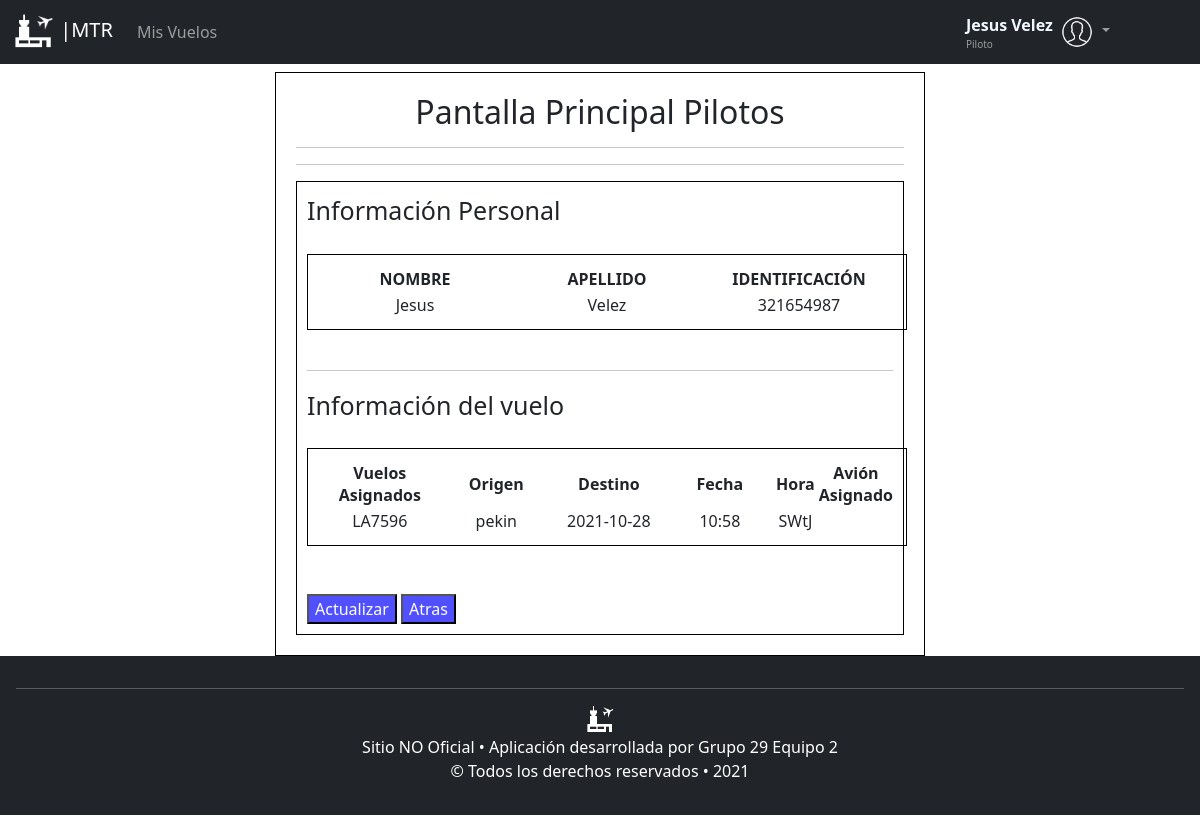
/vistapiloto (signed in), run on an earlier commit of the app's database.
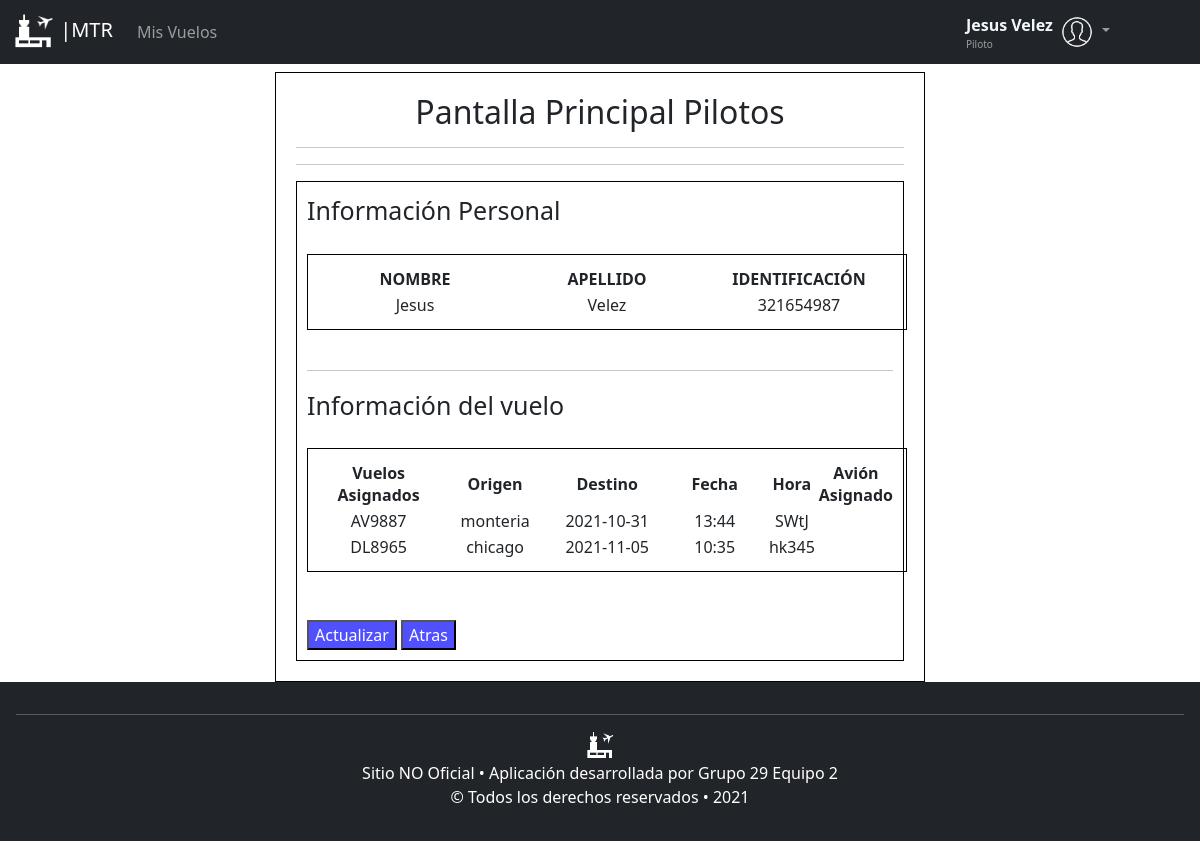
And on a later commit of the database.
### tables this page shows
CREATE TABLE vuelos (codigo VARCHAR (8) PRIMARY KEY, fecha DATE NOT NULL, hora TIME NOT NULL, destino VARCHAR (45) NOT NULL REFERENCES ciudades (nombre_ciudad), avion VARCHAR (45) NOT NULL REFERENCES aviones (matricula) ON UPDATE CASCADE, piloto VARCHAR (100) NOT NULL REFERENCES personas (correo) ON UPDATE CASCADE, puerta INTEGER NOT NULL);

### app.py (the view)
@app.route('/vistapiloto')
@login_required
def vistaPiloto():
    if g.user[5]==2:
        db = get_db()
        todos = []
        vuelosAsig = db.execute(
            'SELECT codigo,destino,fecha,hora,avion FROM vuelos WHERE piloto = ?',(g.user[0],)
        ).fetchall()
        print(vuelosAsig)
        usuario = db.execute(
            'SELECT * FROM personas WHERE correo = ?',(g.user[3],)
        ).fetchone()
        return render_template('vistapiloto.html', piloto=usuario, vuelos=vuelosAsig)
    else:
        return render_template('consultas.html')

### app.py (called while the page is built)
@app.before_request
def load_logged_in_user():
    print("Entre al before request :)")
    user_id = session.get('user_id')
    if(user_id is None):
        g.user = None
    else:
        g.user = get_db().execute(
            'SELECT * FROM personas WHERE correo = ?', (user_id,)
        ).fetchone()

def login_required(view):
    @functools.wraps(view)
    def wrapped_view(**kwargs):
        if g.user is None:
            return redirect(url_for('login'))
        return view(**kwargs)
    return wrapped_view

### db.py (called while the page is built)
def get_db():
    try:
        if 'db' not in g:
            g.db=sqlite3.connect('aeropuerto.db')
        return g.db
    except Error:
        print(Error)

### templates/vistapiloto.html
<link rel="stylesheet" type="text/css" href="/static/css/estiloPiloto.css">
{% extends "layout.html" %}
{% block contenido %}
<form>
  <h2> Pantalla Principal Pilotos </h2>
  <hr>
  <hr>
  <div class="sele">
    <label class="label">Información Personal</label>
    <br><br>
    <table class="tablas">
      <tr>
        <th>NOMBRE</th>
        <th>APELLIDO</th>
        <th>IDENTIFICACIÓN</th>
      <tr>
        {% if piloto %}
        <td>{{ piloto[0] }}</td>
        <td>{{ piloto[1] }}</td>
        <td>{{ piloto[2] }}</td>
        {%endif%}
      </tr>
    </table>
    <br>
    <hr>
    <div>
      <label class="label">Información del vuelo</label>
      <br><br>
      <table class="tablas">
        <tr>
          <th>Vuelos Asignados</th>
          <th>Origen</th>
          <th>Destino</th>
          <th>Fecha</th>
          <th>Hora</th>
          <th>Avión Asignado</th>
        </tr>
        {% for i in vuelos %}
        <tr>
          {% for a in i %}
          <td>{%print(a)%}</td>
          {% endfor %}
        </tr>
        {% endfor %}
      </table>
    </div>
    <br>
    <br>
    <button type="submit" id="boton" name="Actualizar">Actualizar</button>
    <button type="submit" id="boton" name="Atras">Atras</button>
  </div>
</form>
{% endblock %}

What changed in the data, as far as the page shows it:
no longer on this page (row edited): vuelos: codigo "LA7596", destino "pekin", fecha "2021-10-28", hora "10:58", avion "SWtJ"
now on this page (row edited): vuelos: codigo "AV9887", destino "monteria", fecha "2021-10-31", hora "13:44", avion "SWtJ"
added vuelos: codigo "DL8965", destino "chicago", fecha "2021-11-05", hora "10:35", avion "hk345"
